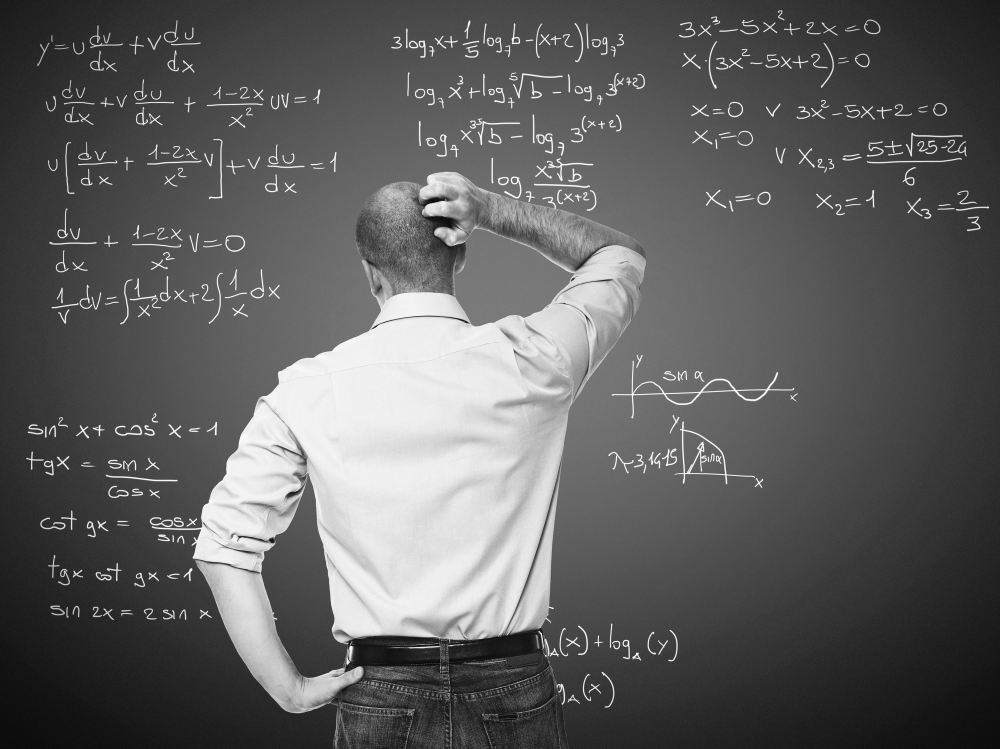
#> input picture lab_1/math_guy.jpeg, 3000 x 2245 px, found by its file name (shown at 1/3 size)
$ python part_2.py
#> lines starting #> are read from the running program, lines starting #| are printed output that depends on the picture
import cv2
import numpy as np
import matplotlib.pyplot as plt


def plot_cv_image(image, title="Image"):

    plt.imshow(cv2.cvtColor(image, cv2.COLOR_BGR2RGB))
    plt.title(title)
    plt.axis('off')
    plt.show()


def plot_cv_images(original_image, transformed_image, title="Image Comparison"):

    fig, axes = plt.subplots(1, 2, figsize=(10, 5))
    axes[0].imshow(cv2.cvtColor(original_image, cv2.COLOR_BGR2RGB))
    axes[0].set_title('Original Image')
    axes[0].axis('off')

    axes[1].imshow(cv2.cvtColor(transformed_image, cv2.COLOR_BGR2RGB))
    axes[1].set_title('Transformed Image')
    axes[1].axis('off')

    plt.suptitle(title)
    plt.show()


def create_canvas(objects, shape=(500, 500, 3)):

#> called with shape = (500, 500, 3)
    canvas = np.zeros(shape, dtype=np.uint8)
    for obj, color in objects:
        pts = np.array(obj, np.int32)
        pts = pts.reshape((-1, 1, 2))
        cv2.polylines(canvas, [pts], isClosed=True, color=color, thickness=3)
    return canvas


object1 = np.array([[50, 450], [50, 350], [150, 450], [50, 450]])  # Triangle
object2 = np.array([[200, 400], [300, 400], [350, 450], [250, 450], [200, 400]])  # Trapeze

# Create canvas and plot original objects
canvas = create_canvas([(object1, (255, 0, 0)), (object2, (0, 255, 0))])
plot_cv_image(canvas, "Original Objects")
#> in plot_cv_image, `plt.show()`:
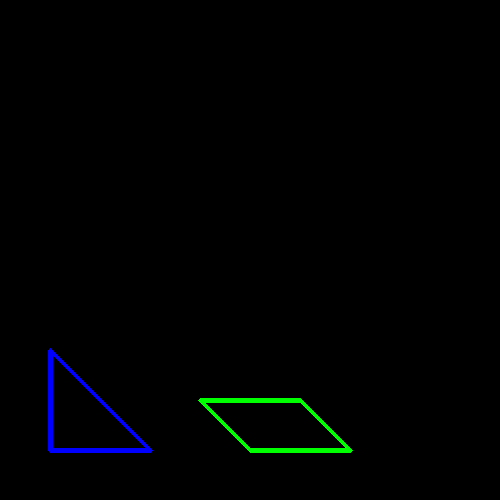
#> shown: shape (500, 500, 3); mean R, G, B 0, 1.5, 1.5


def apply_transformation(canvas, matrix):
    rows, cols = canvas.shape[:2]
    transformed_image = cv2.warpAffine(canvas, matrix, (cols, rows))
    return transformed_image


# Rotation
angle = 30  # Change the angle to 30 degrees
rotation_matrix = cv2.getRotationMatrix2D((250, 250), angle, 1)
rotated_image = apply_transformation(canvas, rotation_matrix)
plot_cv_images(canvas, rotated_image, "Rotated by 30 degrees using OpenCV")

# Scaling
scale_x, scale_y = 1.5, 0.7  # Scale x by 1.5, y by 0.7
scaling_matrix = np.float32([[scale_x, 0, 0], [0, scale_y, 0]])
scaled_image = apply_transformation(canvas, scaling_matrix)
plot_cv_images(canvas, scaled_image, f"Scaled Image by factors {scale_x} and {scale_y} using OpenCV")
#> in plot_cv_images (call 2), `plt.show()`:
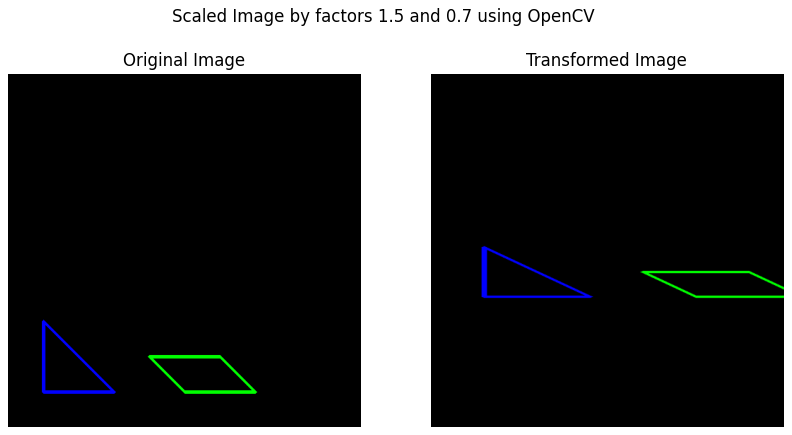
#> figure drawn by matplotlib, 2 panels

# Reflection
reflected_image = cv2.flip(canvas, 1)  # Flip around Y-axis
plot_cv_images(canvas, reflected_image, "Reflected Image along Y-axis")

# Shear
shear_factor = 0.3  # Shear along x-axis with a factor of 0.3
shear_matrix = np.float32([[1, shear_factor, 0], [0, 1, 0]])
sheared_image = apply_transformation(canvas, shear_matrix)
plot_cv_images(canvas, sheared_image, f"Sheared Image along X-axis with factor {shear_factor}")
#> in plot_cv_images (call 4), `plt.show()`:
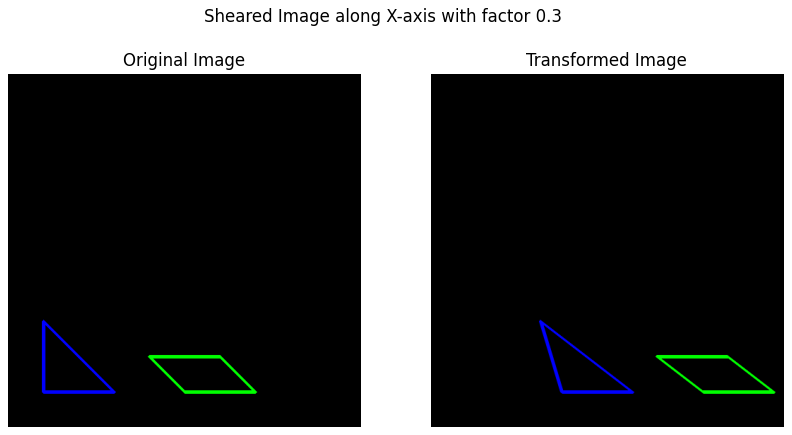
#> figure drawn by matplotlib, 2 panels

# Custom Transformation
custom_matrix = np.float32([[1, 0.5, 0], [-0.5, 1, 0]])
custom_transformed_image = apply_transformation(canvas, custom_matrix)
plot_cv_images(canvas, custom_transformed_image, "Custom Transformed Image")
#> in plot_cv_images (call 5), `plt.show()`:
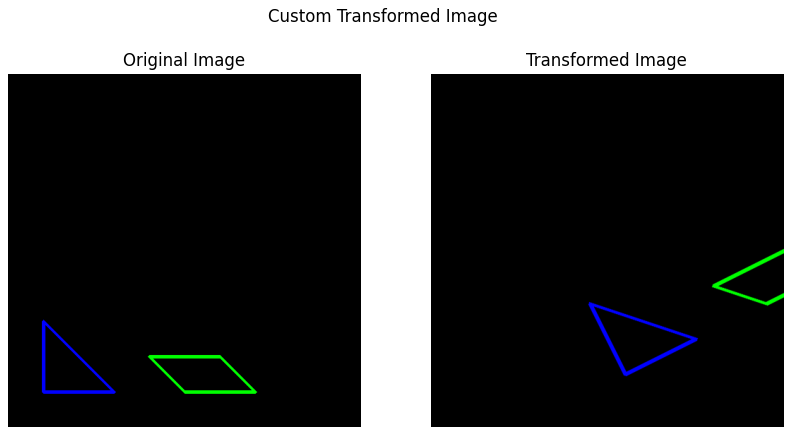
#> figure drawn by matplotlib, 2 panels

image_path = '/Users/klishchyuriy/MyProjects/like/Applied_Linear_Algebra/lab_1/math_guy.jpeg'
image = cv2.imread(image_path)
#> image is the input picture: shape (2245, 3000, 3); min 0, max 255, mean 94.5
if image is not None:
    plot_cv_image(image, "Original Image")

    # Apply transformations
    rotated_real_image = apply_transformation(image, rotation_matrix)
#> in apply_transformation (call 5), `transformed_image = cv2.warpAffine(canvas, matrix, (cols, rows))`:
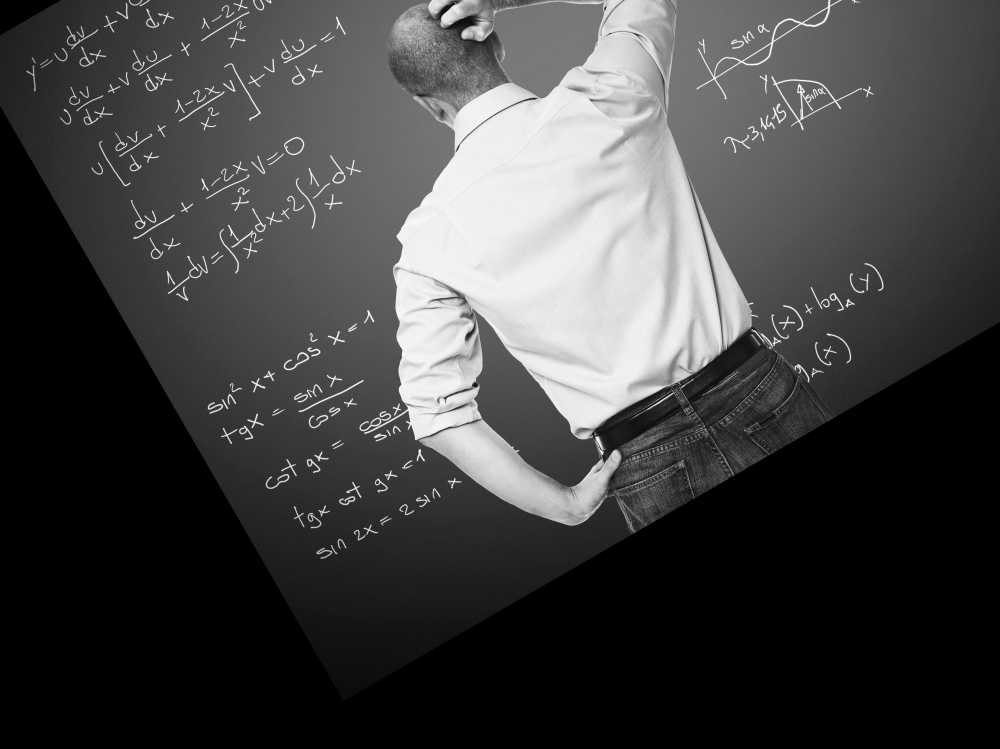
#> transformed_image: shape (2245, 3000, 3) (shown at 1/3 size); min 0, max 255, mean 66.7
    sheared_real_image = apply_transformation(image, shear_matrix)
#> in apply_transformation (call 6), `transformed_image = cv2.warpAffine(canvas, matrix, (cols, rows))`:
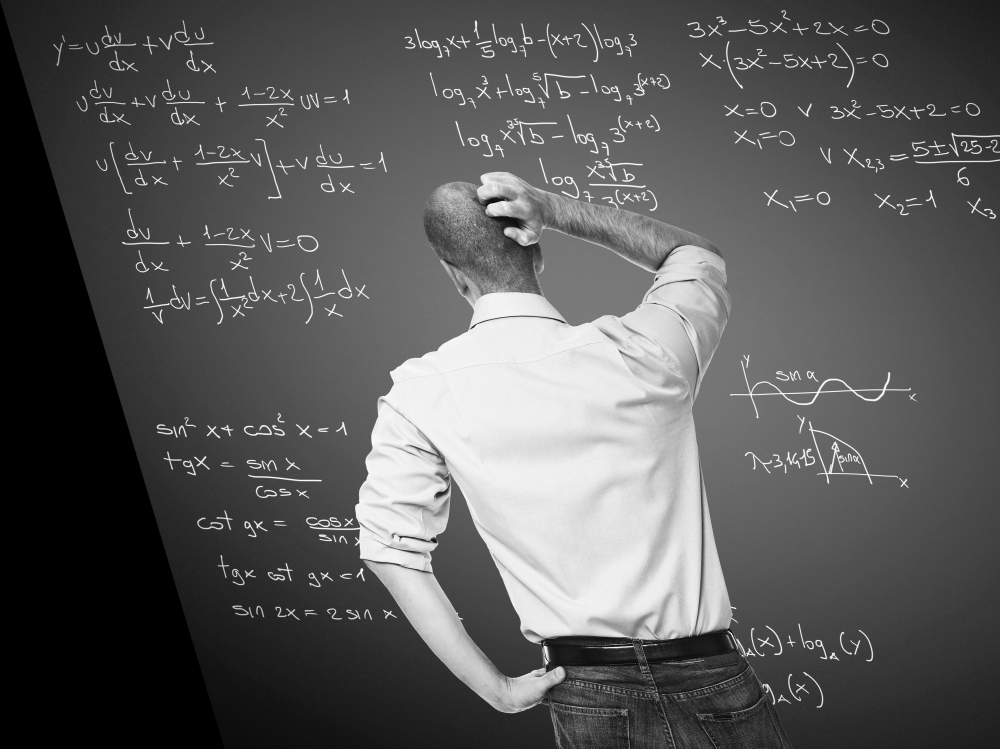
#> transformed_image: shape (2245, 3000, 3) (shown at 1/3 size); min 0, max 255, mean 89.2
    reflected_real_image = cv2.flip(image, 1)
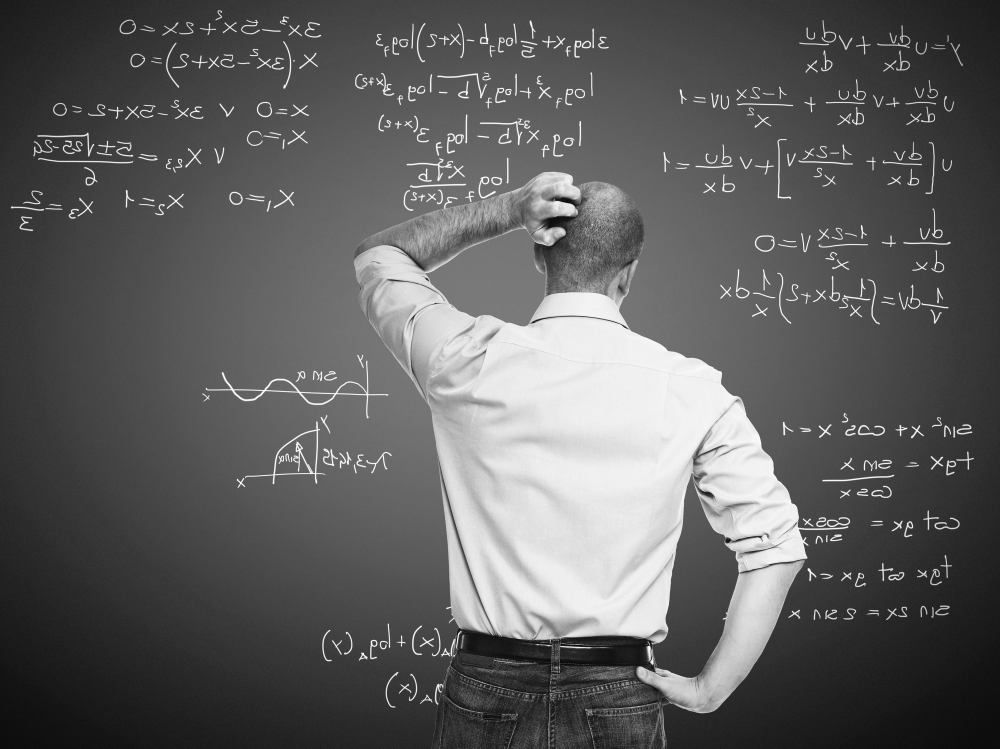
#> reflected_real_image: shape (2245, 3000, 3) (shown at 1/3 size); min 0, max 255, mean 94.5

    # Plot the results
    plot_cv_images(image, rotated_real_image, "Image Rotated by 30 Degrees")
    plot_cv_images(image, sheared_real_image, "Sheared Real Image")
    plot_cv_images(image, reflected_real_image, "Reflected Real Image along Y-axis")
else:
    print("Failed to load image. Check the file path.")
